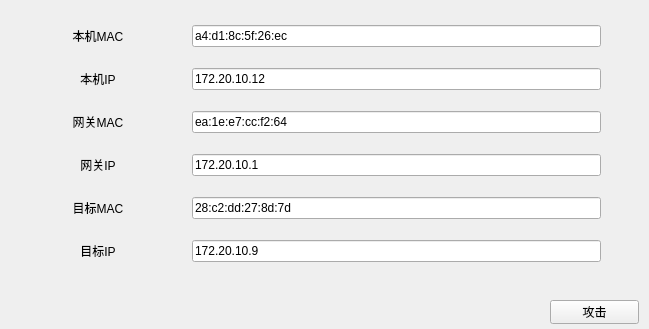
<?xml version="1.0" encoding="UTF-8"?>
<ui version="4.0">
 <class>arpwidget</class>
 <widget class="QWidget" name="arpwidget">
  <property name="geometry">
   <rect>
    <x>0</x>
    <y>0</y>
    <width>649</width>
    <height>329</height>
   </rect>
  </property>
  <property name="windowTitle">
   <string>ARP中间人攻击</string>
  </property>
  <widget class="QWidget" name="gridLayoutWidget">
   <property name="geometry">
    <rect>
     <x>10</x>
     <y>10</y>
     <width>631</width>
     <height>271</height>
    </rect>
   </property>
   <layout class="QGridLayout" name="gridLayout" columnstretch="3,7,0">
    <item row="0" column="1">
     <widget class="QLineEdit" name="host_mac">
      <property name="text">
       <string>a4:d1:8c:5f:26:ec</string>
      </property>
     </widget>
    </item>
    <item row="3" column="1">
     <widget class="QLineEdit" name="router_ip">
      <property name="text">
       <string>172.20.10.1</string>
      </property>
     </widget>
    </item>
    <item row="1" column="1">
     <widget class="QLineEdit" name="host_ip">
      <property name="text">
       <string>172.20.10.12</string>
      </property>
     </widget>
    </item>
    <item row="2" column="1">
     <widget class="QLineEdit" name="router_mac">
      <property name="text">
       <string>ea:1e:e7:cc:f2:64</string>
      </property>
     </widget>
    </item>
    <item row="0" column="0">
     <widget class="QLabel" name="label">
      <property name="text">
       <string>本机MAC</string>
      </property>
      <property name="alignment">
       <set>Qt::AlignCenter</set>
      </property>
     </widget>
    </item>
    <item row="1" column="0">
     <widget class="QLabel" name="label_2">
      <property name="text">
       <string>本机IP</string>
      </property>
      <property name="alignment">
       <set>Qt::AlignCenter</set>
      </property>
     </widget>
    </item>
    <item row="4" column="0">
     <widget class="QLabel" name="label_5">
      <property name="text">
       <string>目标MAC</string>
      </property>
      <property name="alignment">
       <set>Qt::AlignCenter</set>
      </property>
     </widget>
    </item>
    <item row="5" column="0">
     <widget class="QLabel" name="label_6">
      <property name="layoutDirection">
       <enum>Qt::LeftToRight</enum>
      </property>
      <property name="text">
       <string>目标IP</string>
      </property>
      <property name="alignment">
       <set>Qt::AlignCenter</set>
      </property>
     </widget>
    </item>
    <item row="4" column="1">
     <widget class="QLineEdit" name="target_mac">
      <property name="text">
       <string>28:c2:dd:27:8d:7d</string>
      </property>
     </widget>
    </item>
    <item row="2" column="0">
     <widget class="QLabel" name="label_3">
      <property name="text">
       <string>网关MAC</string>
      </property>
      <property name="alignment">
       <set>Qt::AlignCenter</set>
      </property>
     </widget>
    </item>
    <item row="3" column="0">
     <widget class="QLabel" name="label_4">
      <property name="text">
       <string>网关IP</string>
      </property>
      <property name="alignment">
       <set>Qt::AlignCenter</set>
      </property>
     </widget>
    </item>
    <item row="5" column="1">
     <widget class="QLineEdit" name="target_ip">
      <property name="text">
       <string>172.20.10.9</string>
      </property>
     </widget>
    </item>
    <item row="0" column="2">
     <spacer name="horizontalSpacer">
      <property name="orientation">
       <enum>Qt::Horizontal</enum>
      </property>
      <property name="sizeHint" stdset="0">
       <size>
        <width>40</width>
        <height>20</height>
       </size>
      </property>
     </spacer>
    </item>
   </layout>
  </widget>
  <widget class="QPushButton" name="pushButton">
   <property name="geometry">
    <rect>
     <x>550</x>
     <y>300</y>
     <width>89</width>
     <height>24</height>
    </rect>
   </property>
   <property name="text">
    <string>攻击</string>
   </property>
  </widget>
 </widget>
 <resources/>
 <connections/>
</ui>
